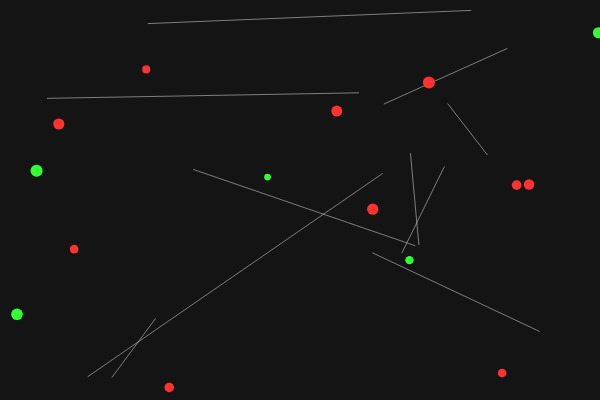
Frame 1 (no input)
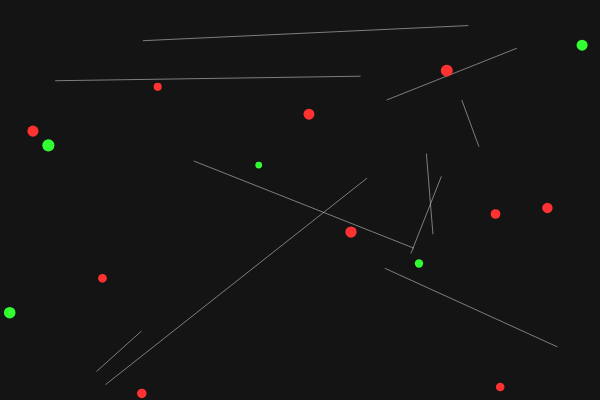
Frame 60 (no input)
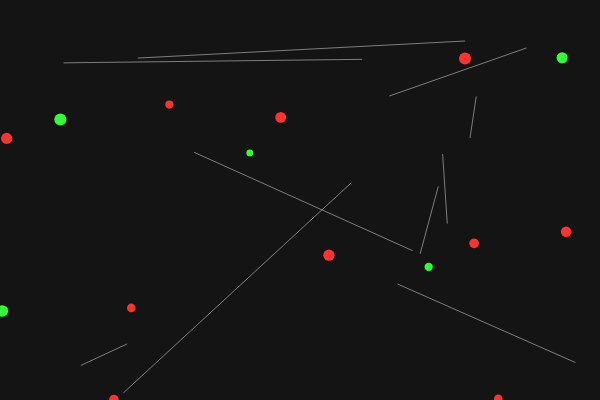
Frame 120 (the mouse pressed at the canvas centre since frame 60)

The p5.js sketch that drew these frames (run headless with seeded random() and noise() and a simulated clock; from frame 60 on, the mouse is pressed at the canvas centre):

// p5.js sketch
// ── sketch.js
let nodes = [];
let lines = [];
let rings = [];

class Node {
  constructor() {
    this.x = random(width);
    this.y = random(height);
    this.radius = random(3, 7);
    this.color = random([color(255, 50, 50), color(50, 255, 50)]);
    this.vx = random(-0.5, 0.5);
    this.vy = random(-0.5, 0.5);
  }

  update() {
    this.x += this.vx;
    this.y += this.vy;

    if (this.x < 0 || this.x > width) this.vx *= -1;
    if (this.y < 0 || this.y > height) this.vy *= -1;
  }

  display() {
    fill(this.color);
    noStroke();
    ellipse(this.x, this.y, this.radius * 2);
  }
}

class Line {
  constructor() {
    this.x1 = random(width);
    this.y1 = random(height);
    this.x2 = random(width);
    this.y2 = random(height);
    this.vx1 = random(-0.3, 0.3);
    this.vy1 = random(-0.3, 0.3);
    this.vx2 = random(-0.3, 0.3);
    this.vy2 = random(-0.3, 0.3);
    this.color = color(200, 200, 200, 150);
  }

  update() {
    this.x1 += this.vx1;
    this.y1 += this.vy1;
    this.x2 += this.vx2;
    this.y2 += this.vy2;

    if (this.x1 < 0 || this.x1 > width) this.vx1 *= -1;
    if (this.y1 < 0 || this.y1 > height) this.vy1 *= -1;
    if (this.x2 < 0 || this.x2 > width) this.vx2 *= -1;
    if (this.y2 < 0 || this.y2 > height) this.vy2 *= -1;
  }

  display() {
    stroke(this.color);
    line(this.x1, this.y1, this.x2, this.y2);
  }
}

class Ring {
  constructor(x, y) {
    this.x = x;
    this.y = y;
    this.radius = 0;
    this.alpha = 255;
  }

  update() {
    this.radius += 3;
    this.alpha -= 5;
  }

  display() {
    noFill();
    stroke(255, 255, 200, this.alpha);
    ellipse(this.x, this.y, this.radius * 2);
  }
}

function setup() {
  createCanvas(600, 400);

  for (let i = 0; i < 15; i++) {
    nodes.push(new Node());
  }

  for (let i = 0; i < 10; i++) {
    lines.push(new Line());
  }
}

function draw() {
  background(20);

  // Update and display lines
  for (let line of lines) {
    line.update();
    line.display();

    // Check collision with nodes
    for (let node of nodes) {
      let d = dist(line.x1, line.y1, node.x, node.y);
      if (d < node.radius + 5) {
        rings.push(new Ring(node.x, node.y));
      }
    }
  }

  // Update and display nodes
  for (let node of nodes) {
    node.update();
    node.display();
  }

  // Update and display rings
  for (let i = rings.length - 1; i >= 0; i--) {
    rings[i].update();
    rings[i].display();
    if (rings[i].alpha <= 0) {
      rings.splice(i, 1);
    }
  }
}
